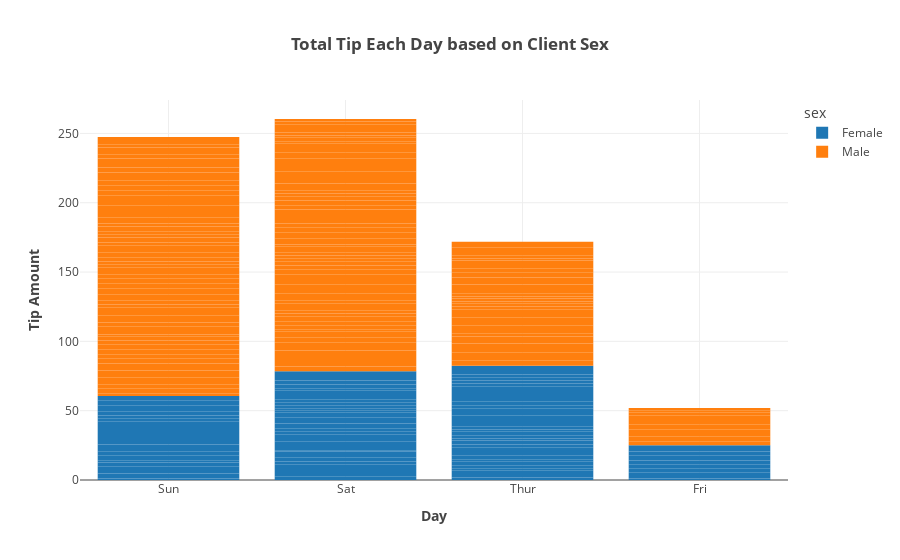

The cell this chart's notebook holds for it:
### Code cell
px.bar(df_tips,
       x="day",
       y="tip",
       color="sex",
       labels={"day": "<b>Day</b>",
               "tip": "<b>Tip Amount</b>"},
       title="<b>Total Tip Each Day based on Client Sex</b>",
       template="gridon")

### Figure 1 — Plotly figure (JSON) as saved in the notebook; plotly's stock layout.template omitted (floating-point values rounded to 4 significant figures; data arrays with more than 128 entries replaced by an {"elided": "..."} marker saying what was removed)
{"data": [{"alignmentgroup": "True", "hovertemplate": "sex=Female<br><b>Day</b>=%{x}<br><b>Tip Amount</b>=%{y}<extra></extra>", "legendgroup": "Female", "marker": {"color": "#1F77B4", "pattern": {"shape": ""}}, "name": "Female", "offsetgroup": "Female", "orientation": "v", "showlegend": true, "textposition": "auto", "type": "bar", "x": ["Sun", "Sun", "Sun", "Sun", "Sun", "Sun", "Sat", "Sat", "Sat", "Sat", "Sat", "Sat", "Sun", "Sun", "Sat", "Sat", "Sat", "Sat", "Sat", "Sat", "Sat", "Thur", "Thur", "Fri", "Fri", "Fri", "Fri", "Fri", "Sat", "Sat", "Sat", "Sat", "Sat", "Sun", "Sun", "Thur", "Thur", "Thur", "Thur", "Thur", "Thur", "Thur", "Thur", "Thur", "Thur", "Thur", "Thur", "Thur", "Thur", "Thur", "Thur", "Thur", "Thur", "Thur", "Thur", "Thur", "Thur", "Sun", "Sun", "Sun", "Sun", "Sun", "Sat", "Sat", "Sun", "Sun", "Sun", "Thur", "Thur", "Thur", "Thur", "Thur", "Thur", "Thur", "Sat", "Sat", "Sat", "Sat", "Sat", "Fri", "Fri", "Fri", "Fri", "Sat", "Sat", "Sat", "Thur"], "xaxis": "x", "y": [1.01, 3.61, 5, 3.02, 1.67, 3.5, 2.75, 2.23, 3, 3, 2.45, 3.07, 2.6, 5.2, 1.5, 2.47, 1, 3, 3.14, 5, 2.2, 1.83, 5.17, 1, 4.3, 3.25, 2.5, 3, 2.5, 3.48, 4.08, 4, 1, 4, 3.5, 1.5, 1.8, 2.92, 1.68, 2.52, 4.2, 2, 2, 2.83, 1.5, 2, 3.25, 1.25, 2, 2, 2.75, 3.5, 5, 2.3, 1.5, 1.36, 1.63, 5.14, 3.75, 2.61, 2, 3, 1.61, 2, 4, 3.5, 3.5, 4.19, 5, 2, 2.01, 2, 2.5, 3.23, 2.23, 2.5, 6.5, 1.1, 3.09, 3.48, 3, 2.5, 2, 2.88, 4.67, 2, 3], "yaxis": "y"}, {"alignmentgroup": "True", "hovertemplate": "sex=Male<br><b>Day</b>=%{x}<br><b>Tip Amount</b>=%{y}<extra></extra>", "legendgroup": "Male", "marker": {"color": "#FF7F0E", "pattern": {"shape": ""}}, "name": "Male", "offsetgroup": "Male", "orientation": "v", "showlegend": true, "textposition": "auto", "type": "bar", "x": {"elided": "157 str values"}, "xaxis": "x", "y": {"elided": "157 float values"}, "yaxis": "y"}], "layout": {"barmode": "relative", "legend": {"title": {"text": "sex"}, "tracegroupgap": 0}, "title": {"text": "<b>Total Tip Each Day based on Client Sex</b>"}, "xaxis": {"anchor": "y", "domain": [0, 1], "title": {"text": "<b>Day</b>"}}, "yaxis": {"anchor": "x", "domain": [0, 1], "title": {"text": "<b>Tip Amount</b>"}}}}
